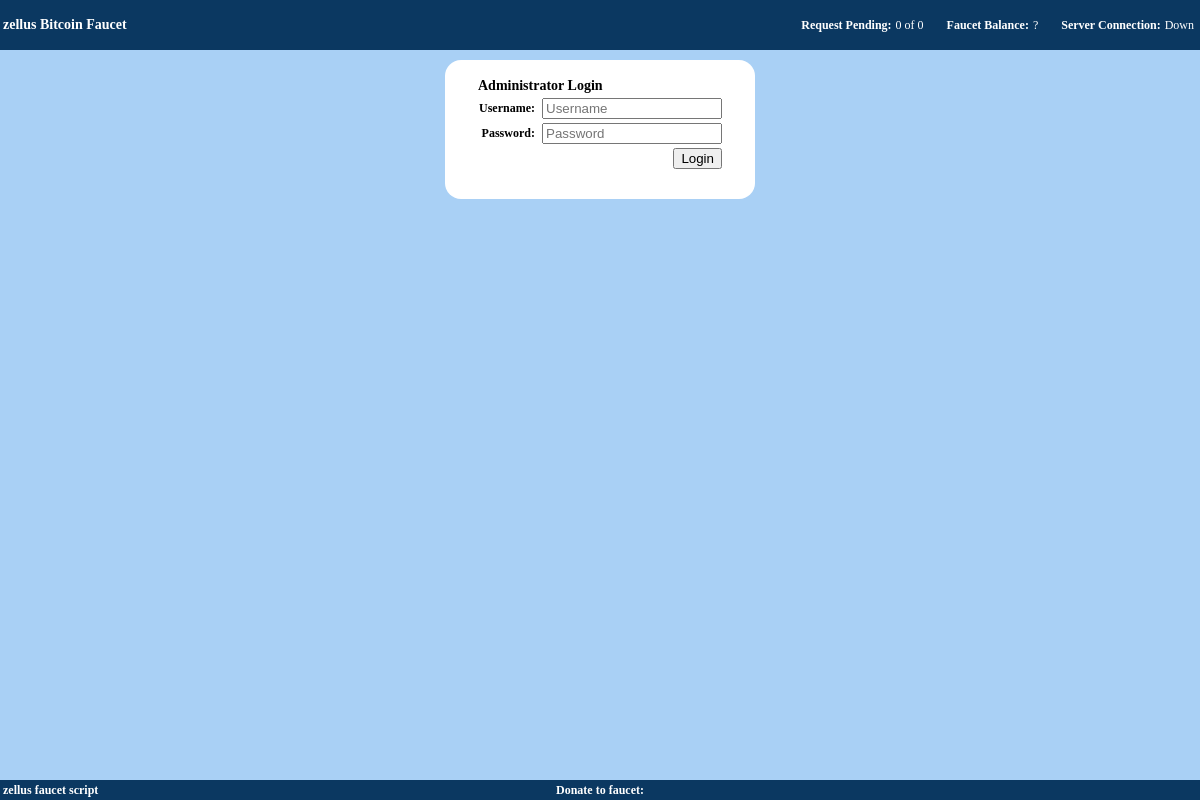
The app's page /admin.php with its own data.
### tables this page shows
CREATE TABLE IF NOT EXISTS `settings` (
  `id` int(11) NOT NULL AUTO_INCREMENT,
  `username` text NOT NULL,
  `password` text NOT NULL,
  `faucet_title` text NOT NULL,
  `faucet_url` text NOT NULL,
  `tx_display_limit` varchar(10) NOT NULL,
  `faucet_amount` varchar(50) NOT NULL,
  `pay_every` varchar(50) NOT NULL,
  `blockchain_guid` text NOT NULL,
  `blockchain_first` text NOT NULL,
  `blockchain_second` text NOT NULL,
  `blockchain_keyaddress` text NOT NULL,
  `yocaptcha_status` text NOT NULL,
  `yocaptcha_public` text NOT NULL,
  `yocaptcha_private` text NOT NULL,
  PRIMARY KEY (`id`)
);

### functions.php (called while the page is built, shortened)
<?php
$Query = mysql_query("SELECT paid FROM requests WHERE paid='0'");
$FAUCET_PEND = mysql_num_rows($Query);
$Query = mysql_query("SELECT paid FROM requests");
$FAUCET_PAID = mysql_num_rows($Query);
$Query = mysql_query("SELECT * FROM settings WHERE id='1'");
while($Row = mysql_fetch_assoc($Query)) {
   $WEBSITE_NAME = $Row['faucet_title'];
   $WEBSITE_URL = $Row['faucet_url'];
   $BLOCKCHAIN_GUID = $Row['blockchain_guid'];
   $BLOCKCHAIN_FIRST = $Row['blockchain_first'];
   $BLOCKCHAIN_SECOND = $Row['blockchain_second'];
   $BLOCKCHAIN_FROM = $Row['blockchain_keyaddress'];
}
$FAUCET_WALLET_LABEL = "FaucetAddress";
if($BLOCKCHAIN_GUID) {
   if($BLOCKCHAIN_FIRST) {
      if($BLOCKCHAIN_SECOND) {
         if(!$BLOCKCHAIN_FROM) {
            $blockchain_api = "https://blockchain.info/merchant/$BLOCKCHAIN_GUID/new_address?password=$BLOCKCHAIN_FIRST&second_password=$BLOCKCHAIN_SECOND&label=$FAUCET_WALLET_LABEL";
            $blockchain_response = file_get_contents($blockchain_api);
            $blockchain_object = json_decode($blockchain_response);
            $BLOCKCHAIN_FROM = $blockchain_object->address;
            if(!$BLOCKCHAIN_FROM) {
               $FAUCET_BALANCE = "?";
               $SERER_CONNECTION = "Down";
            } else {
               $sql = mysql_query("UPDATE settings SET blockchain_keyaddress='$BLOCKCHAIN_FROM' WHERE id='1'");
               $blockchain_api = "https://blockchain.info/merchant/$BLOCKCHAIN_GUID/address_balance?password=$BLOCKCHAIN_FIRST&address=$BLOCKCHAIN_FROM&confirmations=0";
               $blockchain_response = file_get_contents($blockchain_api);
               $blockchain_object = json_decode($blockchain_response);
               $FAUCET_BALANCE = $blockchain_object->balance;
               $FAUCET_BALANCE = $FAUCET_BALANCE / "100000000";
               $FAUCET_BALANCE = satoshisize($FAUCET_BALANCE);
               $SERER_CONNECTION = "Active";
            }
         } else {
            $blockchain_api = "https://blockchain.info/merchant/$BLOCKCHAIN_GUID/address_balance?password=$BLOCKCHAIN_FIRST&address=$BLOCKCHAIN_FROM&confirmations=0";
            $blockchain_response = file_get_contents($blockchain_api);
            $blockchain_object = json_decode($blockchain_response);
            $FAUCET_BALANCE = $blockchain_object->balance;
            $FAUCET_BALANCE = $FAUCET_BALANCE / "100000000";
            $FAUCET_BALANCE = satoshisize($FAUCET_BALANCE);
            $SERER_CONNECTION = "Active";
         }
      } else {
         $FAUCET_BALANCE = "?";
         $SERER_CONNECTION = "Down";
      }
   } else {
      $FAUCET_BALANCE = "?";
      $SERER_CONNECTION = "Down";
   }
} else {
   $FAUCET_BALANCE = "?";
   $SERER_CONNECTION = "Down";
}
?>

### floats.php (the view, shortened to what this page needs)
<div class="header">
   <table class="header-table">
      <tr>
         <td align="left">
            <?php echo '<a href="'.$WEBSITE_URL.'" class="toolbar">'.$WEBSITE_NAME.'</a>'; ?>
         </td>
         <td align="right">
            <table style="font-size: 12px; color: #FFFFFF;">
               <tr>
                  <td><b>Request Pending:</b></td>
                  <td><?php echo $FAUCET_PEND.' of '.$FAUCET_PAID; ?></td>
                  <td style="padding-left: 20px;"><b>Faucet Balance:</b></td>
                  <td><?php echo $FAUCET_BALANCE; ?></td>
                  <td style="padding-left: 20px;"><b>Server Connection:</b></td>
                  <td><?php echo $SERER_CONNECTION; ?></td>
               </tr>
            </table>
         </td>
      </tr>
   </table>
</div>
<div class="footer">
   <table class="footer-table">
      <tr>
         <td align="left" style="width: 200px;">
            zellus faucet script
         </td>
         <td align="center">
            Donate to faucet: <?php echo $BLOCKCHAIN_FROM; ?>
         </td>
         <td align="right" style="width: 200px;">
         </td>
      </tr>
   </table>
</div>

### style/style.css (style rules this page uses)
body { background: #A9D0F5; font-family: verdana; font-size: 12px; padding: 0px; margin-top: 60px; margin-bottom: 20px; margin-left: 0px; margin-right: 0px; }
table { font-size: 12px; }
.header { position: fixed; top: 0px; left: 0px; width: 100%; height: 50px; background: #0B3861; }
.header-table { width: 100%; height: 50px; font-size: 14px; font-weight: bold; color: #FFFFFF; }
.footer { position: fixed; bottom: 0px; left: 0px; width: 100%; height: 20px; background: #0B3861; }
.footer-table { width: 100%; height: 20px; font-size: 12px; font-weight: bold; color: #FFFFFF; }
.toolbar:link { color: #FFFFFF; text-decoration: none; }

### records on screen
settings: faucet_title "zellus Bitcoin Faucet", blockchain_guid "?", blockchain_guid "Down"

### other values on screen
$FAUCET_PEND "0"
$FAUCET_PAID "0"
